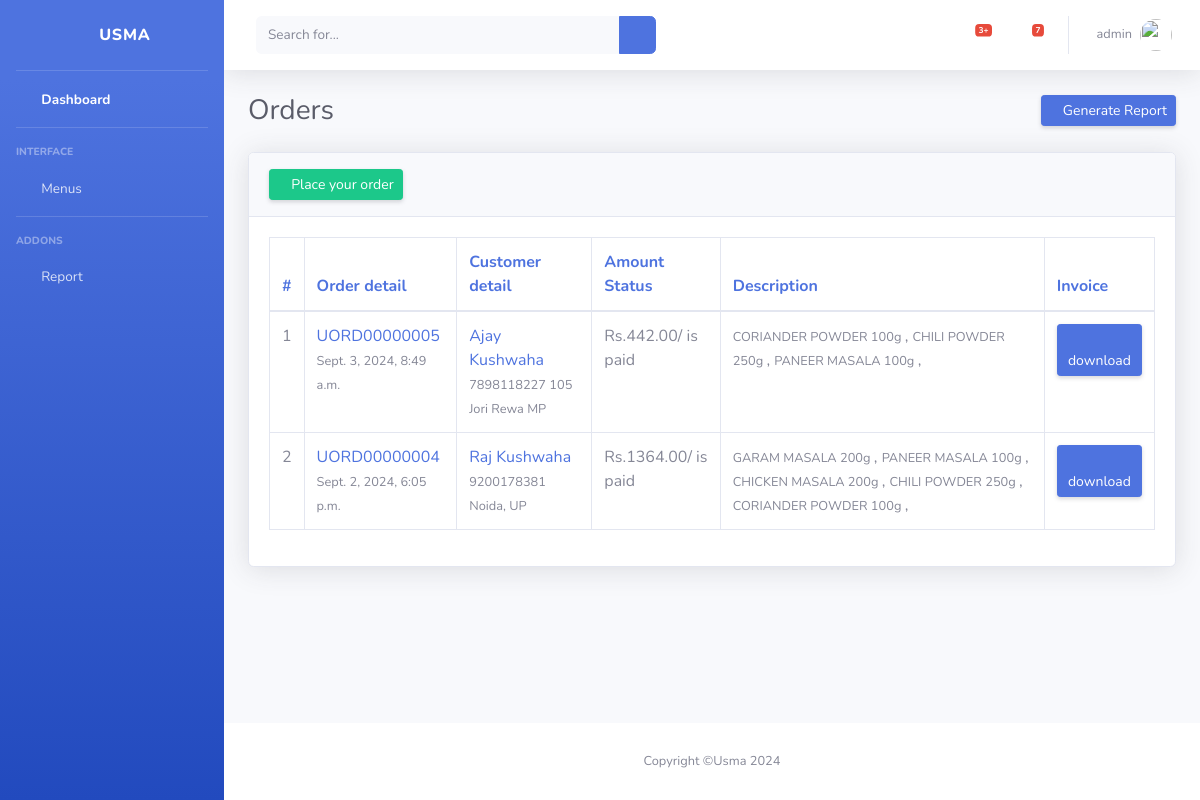
Screenshot of /orders/ (signed in) with the database file from the repository.
### users/models.py (models this page shows, shortened)
class CustomerUser(AbstractBaseUser, PermissionsMixin):
    email = models.EmailField(unique=True,blank=True,null=True)
    mobile = models.CharField(unique=True,max_length=10)
    first_name = models.CharField(max_length=30, blank=True)
    last_name = models.CharField(max_length=30, blank=True)
    is_active = models.BooleanField(default=True)
    is_staff = models.BooleanField(default=False)
    address=models.TextField(null=True,blank=True)
    backup_password=models.CharField(max_length=200,null=True,blank=True)
    objects = CustomUserManager()
    USERNAME_FIELD = 'mobile'
    REQUIRED_FIELDS = ['first_name', 'last_name']
    def __str__(self):
        return self.mobile

class Order(models.Model):
    id = models.CharField(max_length=50, primary_key=True, editable=False)
    user = models.ForeignKey(CustomerUser, on_delete=models.CASCADE)
    products = models.ManyToManyField(Product, through='OrderItem')
    created_at = models.DateTimeField(auto_now_add=True)
    updated_at = models.DateTimeField(auto_now=True)
    status=models.CharField(max_length=10,null=True, blank=True)
    amount=models.DecimalField(max_digits=8,decimal_places=2,null=True, blank=True)
    advance=models.DecimalField(max_digits=8,decimal_places=2,null=True,blank=True)
    def __str__(self):
        return f"Order #{self.id} by {self.user}"

class Product(models.Model):
    id = models.CharField(max_length=12, primary_key=True, editable=False)
    product_name=models.CharField(max_length=100)
    p_desc=models.TextField(max_length=100,verbose_name="Product Description")
    product_image=models.ImageField(upload_to="products",default="product.png")
    weight=models.IntegerField(default=0)
    price=models.DecimalField(max_digits=8,decimal_places=2)
    customer_price=models.DecimalField(max_digits=8,decimal_places=2,null=True,blank=True)
    retailer_price=models.DecimalField(max_digits=8,decimal_places=2,null=True,blank=True)
    datetime =models.DateTimeField(auto_now=True)

### users/views.py (the view)
# urls.py: path('orders/', views.orders),
def orders(request):
    context = {}
    if not request.user.is_authenticated:
        return redirect("/login")
    if not request.user.is_staff:
        return redirect('/')
    orders_list = Order.objects.filter().order_by('-id')
    cus_id=request.GET.get('bycustomer')
    if cus_id:
        orders_list=orders_list.filter(user_id=cus_id)
    print(orders_list)
    context['orders_list']=orders_list
    return render(request,'orders/orders.html',context)

### users/templates/orders/orders.html (shortened to what this page needs)
{% extends 'base2.html'%}
{% block body %}
<div id="wrapper">
    {% include "sidebar.html"%}
    <div id="content-wrapper" class="d-flex flex-column">
        <div id="content">
            {% include 'nav.html'%}
            <div class="container-fluid" id="MainDashboard">
                <div class="d-sm-flex align-items-center justify-content-between mb-4">
                    <h1 class="h3 mb-0 text-gray-800">Orders</h1>
                    <a href="#" class="d-none d-sm-inline-block btn btn-sm btn-primary shadow-sm"><i
                            class="fas fa-download fa-sm text-white-50"></i> Generate Report</a>
                </div>
                <div class="card shadow mb-4">
                    <div class="card-header py-3">
                        <a href="/new_order/" class="d-none d-sm-inline-block btn btn-sm btn-success shadow-sm"><i
                                class="fas fa-download fa-sm text-white-50"></i> Place your order</a>
                    </div>
                    <div class="card-body">
                        <div class="table-responsive">
                            <table class="table table-bordered" id="dataTable" width="100%" cellspacing="0">
                                <thead class="text-primary">
                                <th>#</th>
                                <th>Order detail</th>
                                <th>Customer detail</th>
                                <th>Amount Status</th>
                                <th>Description</th>
                                <th>Invoice</th>
                                </thead>
                                <tbody>
                                {% if orders_list %}
                                    {% for ord in orders_list %}
                                <tr>
                                    <td>{{forloop.counter}}</td>
                                    <td><a href="/one_order/{{ord.id}}">{{ord.id}}</a>
                                    <br>
                                        <small>{{ord.created_at}}</small>
                                    </td>
                                    <td><span class="text-primary">{{ord.user.first_name}} {{ord.user.last_name}}</span> <br>
                                        <small class="text-muted">{{ord.user.mobile}} {{ord.user.address}}</small>
                                    </td>
                                    <td>Rs.{{ord.amount}}/ is {{ord.status}} </td>
                                    <td>
                                        {% for p in ord.products.all%}
                                        <small>{{p.product_name}} {{p.weight}}g </small>,
                                        {% endfor%}
                                    </td>
                                    <td>
                                       <a href="/invoice/{{ord.id}}" class="d-none d-sm-inline-block btn btn-sm btn-primary shadow-sm"><i
                            class="fas fa-download fa-sm text-white-50"></i> download</a>
                                    </td>
                                </tr>
                                {% endfor %}
                                {% else %}
                                <tr>
                                    <td colspan="5" class="text-center"><small class="text-center">Sorry! No orders found.</small></td>
                                </tr>
                                {% endif %}
                                </tbody>
                            </table>
                        </div>
                    </div>
                </div>
            </div>
        </div>
        {% include 'footer.html'%}
    </div>
</div>
{% endblock%}

### users/templates/nav.html (shortened to what this page needs)
<nav class="navbar navbar-expand navbar-light bg-white topbar mb-4 static-top shadow">
                    <form class="d-none d-sm-inline-block form-inline mr-auto ml-md-3 my-2 my-md-0 mw-100 navbar-search">
                        <div class="input-group">
                            <input type="text" class="form-control bg-light border-0 small" placeholder="Search for..." aria-label="Search" aria-describedby="basic-addon2">
                            <div class="input-group-append">
                                <button class="btn btn-primary" type="button">
                                    <i class="fas fa-search fa-sm"></i>
                                </button>
                            </div>
                        </div>
                    </form>
                    <ul class="navbar-nav ml-auto">
                        <li class="nav-item dropdown no-arrow mx-1">
                            <a class="nav-link dropdown-toggle" href="#" id="alertsDropdown" role="button" data-toggle="dropdown" aria-haspopup="true" aria-expanded="false">
                                <i class="fas fa-bell fa-fw"></i>
                                <span class="badge badge-danger badge-counter">3+</span>
                            </a>
                        </li>
                        <li class="nav-item dropdown no-arrow mx-1">
                            <a class="nav-link dropdown-toggle" href="#" id="messagesDropdown" role="button" data-toggle="dropdown" aria-haspopup="true" aria-expanded="false">
                                <i class="fas fa-envelope fa-fw"></i>
                                <span class="badge badge-danger badge-counter">7</span>
                            </a>
                        </li>
                        <li class="nav-item dropdown no-arrow">
                            <a class="nav-link dropdown-toggle" href="#" id="userDropdown" role="button" data-toggle="dropdown" aria-haspopup="true" aria-expanded="false">
                                <span class="mr-2 d-none d-lg-inline text-gray-600 small">{{request.user}}</span>
                                <img class="img-profile rounded-circle" src="/static/img/undraw_profile.svg">
                            </a>
                        </li>
                    </ul>
                </nav>

### rows the page displays
CustomerUser: user "admin"
Order: id "UORD00000005", created_at "Sept. 3, 2024, 8:49 a.m.", user.first_name "Ajay", user.last_name "Kushwaha", user.mobile "7898118227", user.address "105 Jori Rewa MP", amount "442.00", status "paid"
Product: product_name "CORIANDER POWDER", weight "100"
Product: product_name "CHILI POWDER", weight "250"
Product: product_name "PANEER MASALA", weight "100"
Order: id "UORD00000004", created_at "Sept. 2, 2024, 6:05 p.m.", user.first_name "Raj", user.last_name "Kushwaha", user.mobile "9200178381", user.address "Noida, UP", amount "1364.00", status "paid"
Product: product_name "GARAM MASALA", weight "200"
Product: product_name "CHICKEN MASALA", weight "200"
